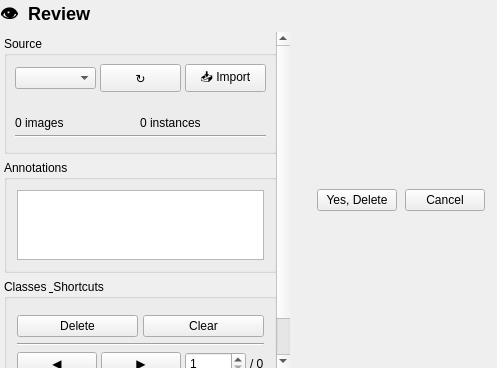
<?xml version="1.0" encoding="UTF-8"?>
<ui version="4.0">
 <class>RelabelPage</class>
 <widget class="QWidget" name="RelabelPage">
  <layout class="QVBoxLayout" name="mainLo">
   <property name="leftMargin"><number>0</number></property>
   <property name="topMargin"><number>0</number></property>
   <property name="rightMargin"><number>0</number></property>
   <property name="bottomMargin"><number>0</number></property>
   <property name="spacing"><number>0</number></property>

   <!-- Title -->
   <item><widget class="QLabel" name="titleLabel">
    <property name="text"><string>👁️  Review</string></property>
    <property name="minimumHeight"><number>24</number></property>
    <property name="maximumHeight"><number>24</number></property>
    <property name="styleSheet"><string>font-size:18px;font-weight:700;padding:0;margin:0;</string></property>
   </widget></item>

   <item><layout class="QHBoxLayout" name="mainLoH">
    <property name="spacing"><number>0</number></property>

    <!-- ═══ LEFT PANEL ═══ -->
    <item><widget class="QScrollArea" name="leftScroll">
     <property name="widgetResizable"><bool>true</bool></property>
     <property name="horizontalScrollBarPolicy"><enum>Qt::ScrollBarAlwaysOff</enum></property>
     <property name="frameShape"><enum>QFrame::NoFrame</enum></property>
     <property name="fixedWidth"><number>300</number></property>
     <widget class="QWidget" name="leftPanel">
      <layout class="QVBoxLayout" name="leftLo">
       <property name="spacing"><number>6</number></property>
       <property name="leftMargin"><number>4</number></property>
       <property name="topMargin"><number>4</number></property>
       <property name="rightMargin"><number>4</number></property>
       <property name="bottomMargin"><number>4</number></property>

       <!-- Source -->
       <item><widget class="QGroupBox" name="sourceGroup">
        <property name="title"><string>Source</string></property>
        <layout class="QVBoxLayout" name="sourceLo">
         <property name="spacing"><number>5</number></property>
         <property name="leftMargin"><number>8</number></property>
         <property name="topMargin"><number>8</number></property>
         <property name="rightMargin"><number>8</number></property>
         <property name="bottomMargin"><number>8</number></property>

         <item><layout class="QHBoxLayout" name="sourceRow">
          <property name="spacing"><number>4</number></property>
          <item><widget class="QComboBox" name="srcCombo">
           <property name="minimumHeight"><number>28</number></property>
          </widget></item>
          <item><widget class="QPushButton" name="srcRefreshBtn">
           <property name="text"><string>↻</string></property>
           <property name="minimumSize"><size><width>36</width><height>28</height></size></property>
          </widget></item>
         <item><widget class="QPushButton" name="srcImportBtn">
          <property name="text"><string>📥 Import</string></property>
          <property name="minimumSize"><size><width>72</width><height>28</height></size></property>
         </widget></item>
         </layout></item>

         <item><widget class="QLabel" name="srcPathLabel">
          <property name="wordWrap"><bool>true</bool></property>
         </widget></item>

         <item><layout class="QHBoxLayout" name="sourceStatsRow">
          <property name="spacing"><number>6</number></property>
          <item><widget class="QLabel" name="countLabel">
           <property name="text"><string>0 images</string></property>
          </widget></item>
          <item><widget class="QLabel" name="instLabel">
           <property name="text"><string>0 instances</string></property>
          </widget></item>
          <item><spacer name="sourceStatsSpacer"><property name="orientation"><enum>Qt::Horizontal</enum></property></spacer></item>
         </layout></item>

         <item><widget class="QFrame" name="sourceSep">
          <property name="frameShape"><enum>QFrame::HLine</enum></property>
          <property name="frameShadow"><enum>QFrame::Sunken</enum></property>
         </widget></item>

         <!-- Stats inside Source -->
         <item><widget class="QWidget" name="statsContainer" native="true">
          <layout class="QVBoxLayout" name="statsContainerLo">
           <property name="spacing"><number>4</number></property>
           <property name="leftMargin"><number>0</number></property>
           <property name="topMargin"><number>0</number></property>
           <property name="rightMargin"><number>0</number></property>
           <property name="bottomMargin"><number>0</number></property>
          </layout>
         </widget></item>
        </layout>
       </widget></item>

       <!-- Annotations list -->
       <item><widget class="QGroupBox" name="annGroup">
        <property name="title"><string>Annotations</string></property>
        <layout class="QVBoxLayout" name="annLo">
         <property name="spacing"><number>6</number></property>
         <property name="leftMargin"><number>10</number></property>
         <property name="topMargin"><number>10</number></property>
         <property name="rightMargin"><number>10</number></property>
         <property name="bottomMargin"><number>10</number></property>
         <item><widget class="QListWidget" name="annList">
          <property name="minimumHeight"><number>80</number></property>
         </widget></item>
        </layout>
       </widget></item>

       <!-- Classes & Shortcuts -->
       <item><widget class="QGroupBox" name="classGroup">
        <property name="title"><string>Classes &amp; Shortcuts</string></property>
        <layout class="QVBoxLayout" name="classLo">
         <property name="spacing"><number>6</number></property>
         <property name="leftMargin"><number>10</number></property>
         <property name="topMargin"><number>10</number></property>
         <property name="rightMargin"><number>10</number></property>
         <property name="bottomMargin"><number>10</number></property>

         <!-- Class buttons container (populated dynamically) -->
         <item><widget class="QWidget" name="classButtonsContainer" native="true">
          <layout class="QGridLayout" name="classBtnsGrid">
           <property name="spacing"><number>6</number></property>
           <property name="leftMargin"><number>0</number></property>
           <property name="topMargin"><number>0</number></property>
           <property name="rightMargin"><number>0</number></property>
           <property name="bottomMargin"><number>0</number></property>
          </layout>
         </widget></item>

        <!-- Delete / Clear buttons -->
         <item><layout class="QHBoxLayout" name="actionBtnRow">
          <property name="spacing"><number>5</number></property>
          <item><widget class="QPushButton" name="delBtn">
           <property name="text"><string>Delete</string></property>
          </widget></item>
          <item><widget class="QPushButton" name="clearBtn">
           <property name="text"><string>Clear</string></property>
          </widget></item>
         </layout></item>

         <!-- Separator -->
         <item><widget class="QFrame" name="classSep3">
          <property name="frameShape"><enum>QFrame::HLine</enum></property>
          <property name="frameShadow"><enum>QFrame::Sunken</enum></property>
         </widget></item>

         <!-- Navigation row -->
         <item><layout class="QHBoxLayout" name="navRow">
          <property name="spacing"><number>4</number></property>
          <item><widget class="QPushButton" name="prevBtn">
           <property name="text"><string>◀</string></property>
          </widget></item>
          <item><widget class="QPushButton" name="nextBtn">
           <property name="text"><string>▶</string></property>
          </widget></item>
          <item><widget class="QSpinBox" name="idxInput">
           <property name="minimum"><number>1</number></property>
           <property name="maximum"><number>99999</number></property>
           <property name="minimumHeight"><number>24</number></property>
          </widget></item>
          <item><widget class="QLabel" name="totalLabel">
           <property name="text"><string>/ 0</string></property>
          </widget></item>
         </layout></item>

         <!-- Info row -->
         <item><layout class="QHBoxLayout" name="infoRow">
          <property name="spacing"><number>6</number></property>
          <item><widget class="QLabel" name="imgNameLabel">
           <property name="text"><string>—</string></property>
          </widget></item>
          <item><widget class="QLabel" name="annCountLabel">
           <property name="text"><string>0 boxes</string></property>
          </widget></item>
          <item><widget class="QLabel" name="saveIndicator">
           <property name="text"><string></string></property>
          </widget></item>
         </layout></item>
        </layout>
       </widget></item>

       <item><spacer name="leftSpacer">
        <property name="orientation"><enum>Qt::Vertical</enum></property>
        <property name="sizeHint" stdset="0"><size><width>0</width><height>0</height></size></property>
       </spacer></item>
      </layout>
     </widget>
    </widget></item>

    <!-- ═══ CENTER: Canvas ═══ -->
    <item><widget class="QWidget" name="centerPanel">
     <layout class="QGridLayout" name="centerLo">
      <property name="spacing"><number>0</number></property>
      <property name="leftMargin"><number>0</number></property>
      <property name="topMargin"><number>0</number></property>
      <property name="rightMargin"><number>0</number></property>
      <property name="bottomMargin"><number>0</number></property>

      <!-- Canvas at (0,0), will be replaced by AnnotationCanvas in Python -->
      <item row="0" column="0"><widget class="QWidget" name="canvasPlaceholder" native="true"/></item>

      <!-- Delete confirm bar (always bottom) -->
      <item row="0" column="0">
       <widget class="QWidget" name="deleteConfirm" native="true">
        <property name="visible"><bool>false</bool></property>
        <layout class="QHBoxLayout" name="deleteLo">
         <property name="spacing"><number>8</number></property>
         <property name="leftMargin"><number>12</number></property>
         <property name="topMargin"><number>8</number></property>
         <property name="rightMargin"><number>12</number></property>
         <property name="bottomMargin"><number>8</number></property>
         <item><widget class="QLabel" name="confirmMsg">
          <property name="wordWrap"><bool>true</bool></property>
         </widget></item>
         <item><widget class="QPushButton" name="confirmYesBtn">
          <property name="text"><string>Yes, Delete</string></property>
         </widget></item>
         <item><widget class="QPushButton" name="confirmNoBtn">
          <property name="text"><string>Cancel</string></property>
         </widget></item>
        </layout>
         </widget>
       </item>
     </layout>
    </widget></item>

  </layout></item>
 </layout>
 </widget>
 <resources/>
 <connections/>
</ui>
